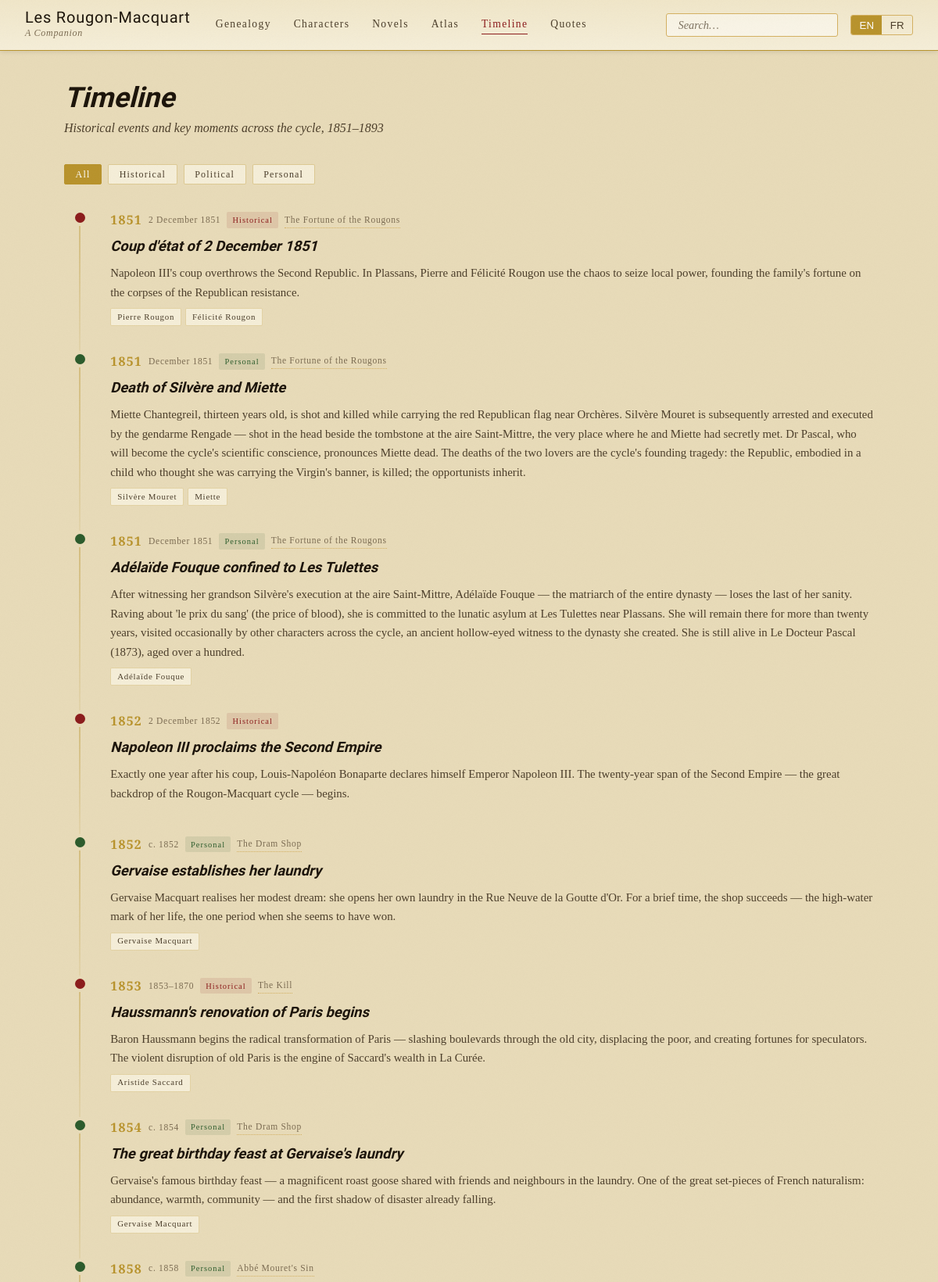
/timeline (upper part), run on the app's committed database.
### app/models.py (models this page shows, shortened)
class Event(Base):
    __tablename__ = "events"
    id           = Column(Integer, primary_key=True)
    title_en     = Column(String(200), nullable=False)
    title_fr     = Column(String(200))
    year         = Column(Integer)
    date_approx  = Column(String(40))   # e.g. "Winter 1869"
    description_en = Column(Text)
    description_fr = Column(Text)
    novel_id     = Column(Integer, ForeignKey("novels.id"))
    event_type   = Column(String(40))   # historical | personal | political
    characters   = relationship("EventCharacter", backref="event")

class Novel(Base):
    __tablename__ = "novels"
    id           = Column(Integer, primary_key=True)
    number       = Column(Integer, nullable=False)          # 1–20 in series order
    slug         = Column(String(80), unique=True, nullable=False)
    title_fr     = Column(String(120), nullable=False)
    title_en     = Column(String(120), nullable=False)
    year         = Column(Integer)
    summary_en   = Column(Text)
    summary_fr   = Column(Text)
    themes       = Column(Text)                             # comma-separated
    setting      = Column(String(120))                      # primary location
    appearances  = relationship("CharacterAppearance", backref="novel", cascade="all, delete-orphan")
    events       = relationship("Event", backref="novel")

class EventCharacter(Base):
    __tablename__ = "event_characters"
    id           = Column(Integer, primary_key=True)
    event_id     = Column(Integer, ForeignKey("events.id"), nullable=False)
    character_id = Column(Integer, ForeignKey("characters.id"), nullable=False)

class Character(Base):
    __tablename__ = "characters"
    id                  = Column(Integer, primary_key=True)
    slug                = Column(String(80), unique=True, nullable=False)
    name                = Column(String(120), nullable=False)
    birth_name          = Column(String(120))               # if different
    occupation          = Column(String(120))
    branch              = Column(String(20))                # rougon | macquart | mouret | other
    generation          = Column(Integer)                   # 0=founders, 1,2,3...
    description_en      = Column(Text)
    description_fr      = Column(Text)
    physical_en         = Column(Text)
    physical_fr         = Column(Text)
    image_url           = Column(String(255))               # Wikimedia or local
    image_credit        = Column(String(255))
    tree_x              = Column(Float)
    tree_y              = Column(Float)
    featured_on_landing = Column(Boolean, default=False)    # shown on landing page tree
    appearances  = relationship("CharacterAppearance", backref="character", cascade="all, delete-orphan")
    quotes       = relationship("Quote", backref="character")
    events       = relationship("EventCharacter", backref="character")
    relations_as_a = relationship("CharacterRelation",
                                  foreign_keys="CharacterRelation.character_a_id",
                                  backref="character_a", cascade="all, delete-orphan")

### app/routers/timeline.py (the view)
@router.get("", response_class=HTMLResponse)
async def timeline(request: Request, db: Session = Depends(get_db)):
    events = (
        db.query(Event)
        .options(joinedload(Event.novel), joinedload(Event.characters))
        .order_by(Event.year, Event.id)
        .all()
    )
    return templates.TemplateResponse(
        request, "timeline.html",
        {"events": events}
    )

### app/templates/timeline.html (shortened to what this page needs)
{% extends "base.html" %}
{% block content %}
<div class="page-container animate-in">
  <div class="page-header">
    <h1 class="page-title" data-en="Timeline" data-fr="Chronologie">Timeline</h1>
    <p class="page-subtitle"
       data-en="Historical events and key moments across the cycle, 1851–1893"
       data-fr="Événements historiques et moments clés du cycle, 1851–1893">
    </p>
  </div>
  <div class="char-filters" role="group" aria-label="Filter by event type">
    <button class="filter-btn active" data-filter="all"
            data-en="All" data-fr="Tous">All</button>
    <button class="filter-btn" data-filter="historical"
            data-en="Historical" data-fr="Historique">Historical</button>
    <button class="filter-btn" data-filter="political"
            data-en="Political" data-fr="Politique">Political</button>
    <button class="filter-btn" data-filter="personal"
            data-en="Personal" data-fr="Fictif">Personal</button>
  </div>
  <div class="timeline-list" id="timelineList">
    {% for event in events %}
    <div class="timeline-event" data-type="{{ event.event_type }}">
      <div class="timeline-spine">
        <div class="timeline-dot event-{{ event.event_type }}"></div>
        <div class="timeline-line"></div>
      </div>
      <div class="timeline-body">
        <div class="timeline-meta">
          <span class="timeline-year">{{ event.year }}</span>
          {% if event.date_approx and event.date_approx != event.year|string %}
          <span class="timeline-date">{{ event.date_approx }}</span>
          {% endif %}
          <span class="timeline-type-badge event-{{ event.event_type }}">
            {%- if event.event_type == 'historical' -%}
              <span data-en="Historical" data-fr="Historique">Historical</span>
            {%- elif event.event_type == 'political' -%}
              <span data-en="Political" data-fr="Politique">Political</span>
            {%- else -%}
              <span data-en="Personal" data-fr="Fictif">Personal</span>
            {%- endif -%}
          </span>
          {% if event.novel %}
          <a href="/novels/{{ event.novel.slug }}" class="timeline-novel-link">
            <span class="lang-text-en">{{ event.novel.title_en }}</span>
          </a>
          {% endif %}
        </div>
        <h2 class="timeline-title">
          <span class="lang-text-en">{{ event.title_en }}</span>
        </h2>
        <p class="timeline-description">
          <span class="lang-text-en">{{ event.description_en or '' }}</span>
        </p>
        {% if event.characters %}
        <div class="timeline-chars">
          {% for ec in event.characters %}
          <a href="/characters/{{ ec.character.slug }}" class="timeline-char-pill">
            {{ ec.character.name }}
          </a>
          {% endfor %}
        </div>
        {% endif %}
      </div>
    </div>
    {% endfor %}
  </div>
</div>
{% endblock %}

### app/static/css/main.css (style rules this page uses)
:root { --parchment: #f5eed8; --parchment-dark: #e8dbb8; --parchment-mid: #f0e6c8; --ink: #1a1208; --ink-faded: #4a3c28; --ink-light: #7a6a50; --rougon: #8B1a1a; --rougon-light: #c45a3a; --macquart: #1a3a5c; --macquart-light: #3a6a9c; --mouret: #2a5a2a; --mouret-light: #4a8a4a; --gold: #b8922a; --gold-light: #d4b060; --gold-pale: #f0dfa0; --shadow-sm: 0 1px 6px rgba(26,18,8,0.12); --shadow-md: 0 3px 14px rgba(26,18,8,0.18); --shadow-lg: 0 6px 28px rgba(26,18,8,0.25); --radius: 3px; --transition: 0.2s ease; --font-display: 'IM Fell English', Georgia, serif; --font-display-sc: 'IM Fell English SC', Georgia, serif; --font-body: 'Cormorant Garamond', Georgia, serif; --font-sc: 'Cormorant SC', Georgia, serif; --font-mono: 'Courier New', monospace; }
*, *::before, *::after { box-sizing: border-box; margin: 0; padding: 0; }
html { scroll-behavior: smooth; }
body { background-color: var(--parchment-dark); color: var(--ink); font-family: var(--font-body); font-size: 17px; line-height: 1.65; min-height: 100vh; display: flex; flex-direction: column; }
a { color: var(--rougon); text-decoration: none; transition: color var(--transition); }
.page-container { max-width: 1100px; margin: 0 auto; padding: 2.5rem 2rem; }
.page-header { margin-bottom: 2rem; }
.page-title { font-family: var(--font-display); font-size: clamp(1.6rem, 3vw, 2.4rem); font-style: italic; color: var(--ink); line-height: 1.15; }
.page-subtitle { font-size: 1rem; font-style: italic; color: var(--ink-faded); margin-top: 0.3rem; }
.char-filters { display: flex; gap: 0.5rem; flex-wrap: wrap; margin-bottom: 1.5rem; }
.filter-btn { background: var(--parchment); border: 1px solid rgba(184,146,42,0.4); border-radius: 2px; padding: 0.3rem 0.85rem; font-family: var(--font-sc); font-size: 0.75rem; letter-spacing: 0.1em; color: var(--ink-faded); cursor: pointer; transition: all var(--transition); }
.filter-btn.active { background: var(--gold); border-color: var(--gold); color: white; }
.timeline-list { display: flex; flex-direction: column; gap: 0; padding-top: 0.5rem; }
.timeline-event { display: grid; grid-template-columns: 2.5rem 1fr; gap: 0 1.2rem; }
.timeline-spine { display: flex; flex-direction: column; align-items: center; padding-top: 0.25rem; }
.timeline-dot { width: 13px; height: 13px; border-radius: 50%; border: 2px solid; flex-shrink: 0; z-index: 1; }
.timeline-dot.event-historical { background: var(--rougon); border-color: var(--rougon); }
.timeline-dot.event-personal { background: var(--mouret); border-color: var(--mouret); }
.timeline-line { flex: 1; width: 2px; background: linear-gradient(to bottom, rgba(184,146,42,0.4), rgba(184,146,42,0.1)); margin-top: 4px; min-height: 1.5rem; }
.timeline-body { padding-bottom: 2rem; }
.timeline-meta { display: flex; align-items: center; flex-wrap: wrap; gap: 0.5rem; margin-bottom: 0.35rem; }
.timeline-year { font-family: var(--font-sc); font-size: 1rem; color: var(--gold); letter-spacing: 0.08em; font-weight: 600; }
.timeline-date { font-family: var(--font-sc); font-size: 0.72rem; color: var(--ink-light); letter-spacing: 0.06em; }
.timeline-type-badge { font-family: var(--font-sc); font-size: 0.65rem; letter-spacing: 0.1em; padding: 0.1rem 0.45rem; border-radius: 2px; }
.timeline-type-badge.event-historical { background: rgba(139,26,26,0.1); color: var(--rougon); }
.timeline-type-badge.event-personal { background: rgba(42,90,42,0.1); color: var(--mouret); }
.timeline-novel-link { font-family: var(--font-sc); font-size: 0.72rem; letter-spacing: 0.06em; color: var(--ink-light); border-bottom: 1px dotted var(--gold-light); transition: color var(--transition); }
.timeline-title { font-family: var(--font-display); font-style: italic; font-size: 1.15rem; margin-bottom: 0.4rem; color: var(--ink); }
.timeline-description { font-size: 0.93rem; color: var(--ink-faded); line-height: 1.65; margin-bottom: 0.5rem; }
.timeline-chars { display: flex; flex-wrap: wrap; gap: 0.3rem; }
.timeline-char-pill { font-family: var(--font-sc); font-size: 0.68rem; letter-spacing: 0.07em; padding: 0.1rem 0.5rem; background: var(--parchment); border: 1px solid rgba(184,146,42,0.3); border-radius: 2px; color: var(--ink-faded); transition: background var(--transition), color var(--transition); }
.animate-in { animation: fadeUp 0.45s ease both; }

### data on the page
Event: year "1851", date_approx "2 December 1851", event_type "Historical", novel.title_en "The Fortune of the Rougons", title_en "Coup d'état of 2 December 1851", description_en "Napoleon III's coup overthrows the Second Republic. In Plassans, Pierre and Félicité Rougon use the chaos to seize local power, founding the family's fortune on the corpses of the Republican resistance."
EventCharacter: character.name "Pierre Rougon"
EventCharacter: character.name "Félicité Rougon"
Event: year "1851", date_approx "December 1851", event_type "Personal", novel.title_en "The Fortune of the Rougons", title_en "Death of Silvère and Miette", description_en "Miette Chantegreil, thirteen years old, is shot and killed while carrying the red Republican flag near Orchères. Silvère Mouret is subsequently arrested and executed by the gendarme Rengade — shot in the head beside the tombstone at the aire Saint-Mittre, the very place where he and Miette had secretly met. Dr Pascal, who will become the cycle's scientific conscience, pronounces Miette dead. The deaths of the two lovers are the cycle's founding tragedy: the Republic, embodied in a child who thought she was carrying the Virgin's banner, is killed; the opportunists inherit."
EventCharacter: character.name "Silvère Mouret"
EventCharacter: character.name "Miette"
Event: year "1851", date_approx "December 1851", event_type "Personal", novel.title_en "The Fortune of the Rougons", title_en "Adélaïde Fouque confined to Les Tulettes", description_en "After witnessing her grandson Silvère's execution at the aire Saint-Mittre, Adélaïde Fouque — the matriarch of the entire dynasty — loses the last of her sanity. Raving about 'le prix du sang' (the price of blood), she is committed to the lunatic asylum at Les Tulettes near Plassans. She will remain there for more than twenty years, visited occasionally by other characters across the cycle, an ancient hollow-eyed witness to the dynasty she created. She is still alive in Le Docteur Pascal (1873), aged over a hundred."
EventCharacter: character.name "Adélaïde Fouque"
Event: year "1852", date_approx "2 December 1852", event_type "Historical", title_en "Napoleon III proclaims the Second Empire", description_en "Exactly one year after his coup, Louis-Napoléon Bonaparte declares himself Emperor Napoleon III. The twenty-year span of the Second Empire — the great backdrop of the Rougon-Macquart cycle — begins."
Event: year "1852", date_approx "c. 1852", event_type "Personal", novel.title_en "The Dram Shop", title_en "Gervaise establishes her laundry", description_en "Gervaise Macquart realises her modest dream: she opens her own laundry in the Rue Neuve de la Goutte d'Or. For a brief time, the shop succeeds — the high-water mark of her life, the one period when she seems to have won."
EventCharacter: character.name "Gervaise Macquart"
Event: year "1853", date_approx "1853–1870", event_type "Historical", novel.title_en "The Kill", title_en "Haussmann's renovation of Paris begins", description_en "Baron Haussmann begins the radical transformation of Paris — slashing boulevards through the old city, displacing the poor, and creating fortunes for speculators. The violent disruption of old Paris is the engine of Saccard's wealth in La Curée."
EventCharacter: character.name "Aristide Saccard"
Event: year "1854", date_approx "c. 1854", event_type "Personal", novel.title_en "The Dram Shop", title_en "The great birthday feast at Gervaise's laundry", description_en "Gervaise's famous birthday feast — a magnificent roast goose shared with friends and neighbours in the laundry. One of the great set-pieces of French naturalism: abundance, warmth, community — and the first shadow of disaster already falling."
EventCharacter: character.name "Gervaise Macquart"
Event: year "1858", date_approx "c. 1858", event_type "Personal", novel.title_en "Abbé Mouret's Sin"
